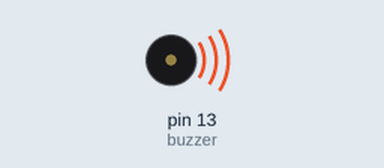
Simulated run of this sketch. Board: Arduino Uno, built with avr-gcc and run on an emulated ATmega328P. Shown: buzzer (waves = sounding, pin HIGH).

Above: at 0.2 s.
Timing chart, 0 to 3.0 s (numbered marks = the images above):
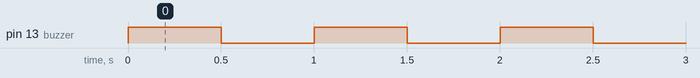

Measured:
- by itself, pin 13 (buzzer): alternates HIGH for 0.50 s and LOW for 0.50 s

The sketch:

project3.ino
```cpp
#define  buzzer            13  // Define buzzer output pin


void setup ()
{

	pinMode(buzzer,OUTPUT); //Set pin to output
}


void loop()
{

		digitalWrite(buzzer,HIGH);  //The output is high and the buzzer rings
		delay(500);
		digitalWrite(buzzer,LOW);  //Low output buzzer stops
		delay(500);


}
```
